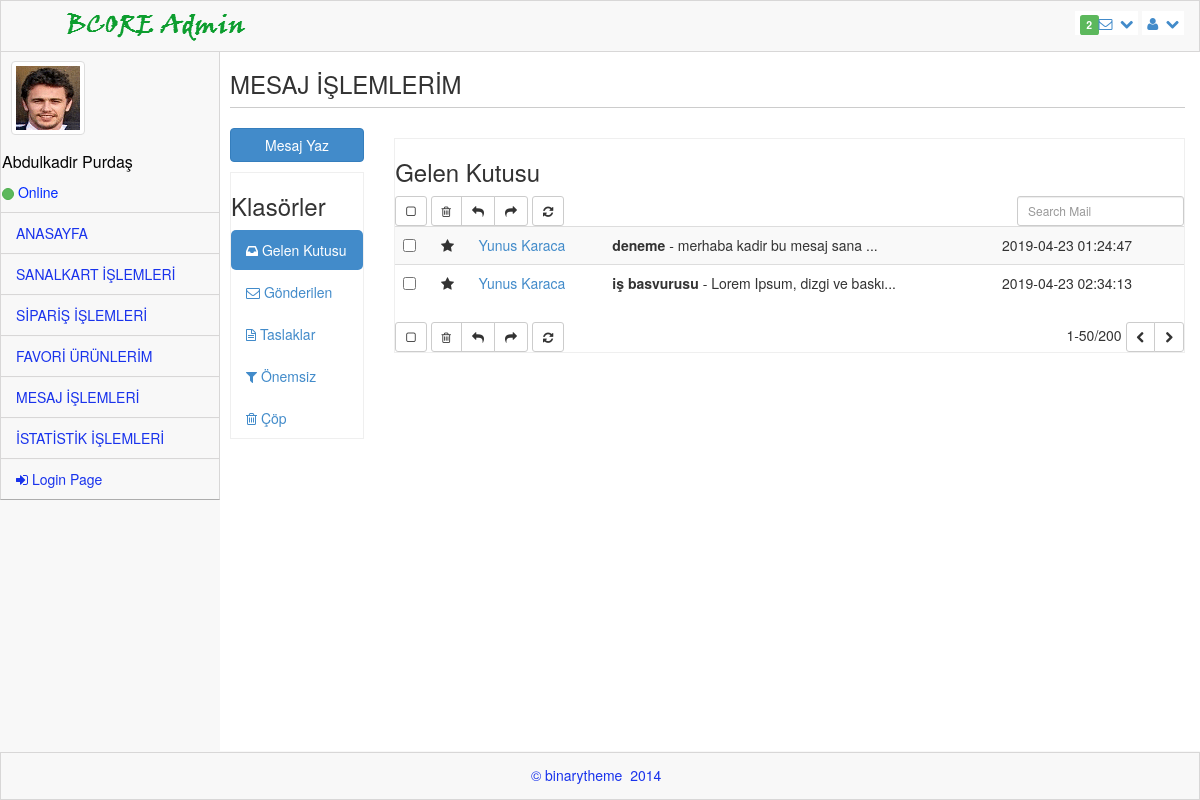
The page /admin_kullanici/kullanici_mailbox.php (signed in) on the database its author committed.
### tables this page shows
CREATE TABLE `mesaj` (
  `mesaj_id` int(11) NOT NULL,
  `mesaj_gonderen` varchar(100) NOT NULL,
  `mesaj_alici` varchar(100) NOT NULL,
  `mesaj_konu` varchar(2000) NOT NULL,
  `mesaj_icerik` varchar(250) NOT NULL,
  `mesaj_tarih` timestamp NOT NULL DEFAULT CURRENT_TIMESTAMP ON UPDATE CURRENT_TIMESTAMP,
  `mesaj_okundu` int(11) NOT NULL DEFAULT '0'
);

### admin_kullanici/kullanici_mailbox.php (the view, shortened to what this page needs)
<?php require_once("../baglan.php"); ?>
<!DOCTYPE html>
<html>
<head>
    <link rel="stylesheet" href="assets/plugins/bootstrap/css/bootstrap.css" />
    <link rel="stylesheet" href="assets/css/main.css" />
    <link rel="stylesheet" href="assets/css/theme.css" />
    <link rel="stylesheet" href="assets/css/MoneAdmin.css" />
    <link rel="stylesheet" href="assets/plugins/Font-Awesome/css/font-awesome.css" />
    <link href="assets/css/font-awesome.min.css" rel="stylesheet" type="text/css" />
    <link href="assets/css/ionicons.min.css" rel="stylesheet" type="text/css" />
    <link href="assets/plugins/iCheck/flat/blue.css" rel="stylesheet" type="text/css" />
</head>
  <body class="padTop53 " >
    <?php
        if($_SESSION){
            $eposta=$_SESSION["eposta"];
            $b=$_SESSION["id"];
        }
    ?>
    <div id="wrap">
        <div id="top">
            <nav class="navbar navbar-inverse navbar-fixed-top " style="padding-top: 10px;">
                <header class="navbar-header">
                    <a href="index.php" class="navbar-brand">
                    <img src="assets/img/logo.png" alt="" /></a>
                </header>
                <ul class="nav navbar-top-links navbar-right">
                    <li class="dropdown">
                        <a class="dropdown-toggle" data-toggle="dropdown" href="#">
                            <span class="label label-success">2</span><i class="icon-envelope-alt"></i>&nbsp; <i class="icon-chevron-down"></i>
                        </a>
                                <?php
                                $veri = $db->prepare("SELECT * FROM  mesaj where mesaj_okundu='0' and mesaj_alici='$eposta'");
                                $veri ->execute();
                                ?>
                    </li>
                    <li class="dropdown">
                        <a class="dropdown-toggle" data-toggle="dropdown" href="#">
                            <i class="icon-user "></i>&nbsp; <i class="icon-chevron-down "></i>
                        </a>
                    </li>
                </ul>
            </nav>
        </div>
       <div id="left" >
            <div class="media user-media well-small">
                <a class="user-link" href="#">
                    <img class="media-object img-thumbnail user-img" alt="User Picture" src="assets/img/user.gif" />
                </a>
                <br />
                <div class="media-body">
                    <h5 class="media-heading" style="font-weight: inherit; text-transform: capitalize; font-size: 16px;">
                        <?php
                        if($_SESSION){
                            echo $_SESSION["uye"];
                            $b=$_SESSION["eposta"];
                        }
                        ?>
                    </h5>
                    <ul class="list-unstyled user-info">
                        <li>
                             <a class="btn btn-success btn-xs btn-circle" style="width: 10px;height: 12px;"></a> Online
                        </li>
                    </ul>
                </div>
                <br />
            </div>
            <ul id="menu" class="collapse">
                <li class="panel">
                    <a href="../index_kullanici.php" data-parent="#menu" data-toggle="collapse" class="accordion-toggle" data-target="#blank-nav">
                        ANASAYFA
                    </a>
                </li>
                <li class="panel">
                    <a href="kullanici_sanalkart.php" data-parent="#menu" data-toggle="collapse" class="accordion-toggle" data-target="#blank-nav1">
                        SANALKART İŞLEMLERİ
                    </a>
                </li>
                <li class="panel">
                    <a href="kullanici_siparis.php" data-parent="#menu" data-toggle="collapse" class="accordion-toggle" data-target="#blank-nav2">
                        SİPARİŞ İŞLEMLERİ
                    </a>
                </li>
                <li class="panel">
                    <a href="kullanici_favori.php" data-parent="#menu" data-toggle="collapse" class="accordion-toggle" data-target="#blank-nav2">
                        FAVORİ ÜRÜNLERİM
                    </a>
                </li>
                <li class="panel">
                    <a href="kullanici_mailbox.php" data-parent="#menu" data-toggle="collapse" class="accordion-toggle" data-target="#blank-nav4">
                        MESAJ İŞLEMLERİ
                    </a>
                </li>
                <li class="panel">
                    <a href="kullanici_istatistik.php" data-parent="#menu" data-toggle="collapse" class="accordion-toggle" data-target="#blank-nav5">
                        İSTATİSTİK İŞLEMLERİ
                    </a>
                </li>
                <li><a href="cikis.php"><i class="icon-signin"></i> Login Page </a></li>
             </ul>
        </div>
        <div id="content">
        <div class="inner" style="min-height:700px;">
        <div class="content-wrapper">
        <section class="content-header">
          <h3>MESAJ İŞLEMLERİM</h3>
          <hr />
        </section>
        <section class="content">
          <div class="row">
            <div class="col-md-2">
              <a href="kullanici_compose.php" class="btn btn-primary btn-block margin-bottom">Mesaj Yaz</a>
              <div class="box box-solid">
                <div class="box-header with-border">
                  <h3 class="box-title">Klasörler</h3>
                </div>
                <div class="box-body no-padding">
                  <ul class="nav nav-pills nav-stacked">
                    <li class="active"><a href="kullanici_mailbox.php"><i class="fa fa-inbox"></i> Gelen Kutusu <span class="label label-primary pull-right"></span></a></li>
                    <li><a href="kullanici_send_mail.php"><i class="fa fa-envelope-o"></i> Gönderilen</a></li>
                    <li><a href="#"><i class="fa fa-file-text-o"></i> Taslaklar</a></li>
                    <li><a href="#"><i class="fa fa-filter"></i> Önemsiz <span class="label label-waring pull-right"></span></a></li>
                    <li><a href="#"><i class="fa fa-trash-o"></i> Çöp</a></li>
                  </ul>
                </div>
              </div>
            </div>
            <div class="col-md-10">
              <div class="box box-primary">
                <div class="box-header with-border">
                  <h3 class="box-title">Gelen Kutusu</h3>
                  <div class="box-tools pull-right">
                    <div class="has-feedback">
                      <input type="text" class="form-control input-sm" placeholder="Search Mail"/>
                    </div>
                  </div>
                </div>
                <div class="box-body no-padding">
                  <div class="mailbox-controls">
                    <button class="btn btn-default btn-sm checkbox-toggle"><i class="fa fa-square-o"></i></button>
                    <div class="btn-group">
                      <button class="btn btn-default btn-sm"><i class="fa fa-trash-o"></i></button>
                      <button class="btn btn-default btn-sm"><i class="fa fa-reply"></i></button>
                      <button class="btn btn-default btn-sm"><i class="fa fa-share"></i></button>
                    </div>
                    <button class="btn btn-default btn-sm"><i class="fa fa-refresh"></i></button>
                  </div>
                  <div class="table-responsive mailbox-messages">
                    <table class="table table-hover table-striped">
                        <tbody>
                        <?php
                            $veri = $db->prepare("SELECT * FROM mesaj where mesaj_alici='$b'");
                            $veri ->execute();
                                if($veri->rowCount()){
                                foreach($veri as $row){
                                    $a=$row['mesaj_id'];
                        ?>
                        <?php
                            $icerik =$row['mesaj_icerik'];
                            $uzunluk = strlen($icerik);
                            $sinir = 28;
                            if ($uzunluk > $sinir) {
                            $yazdır = substr($icerik,0,$sinir);
                            }
                        ?>
                        <tr>
                          <td><input type="checkbox" /></td>
                          <td class="mailbox-star"><i class="fa fa-star text-yellow"></i></td>
                          <td class="mailbox-name">
                            <?php echo "<a href='kullanici_read_mail.php?id=".$a."'>";?>
                            <?php echo $row['mesaj_gonderen']; ?></a>
                          </td>
                          <td class="mailbox-subject"><b><?php echo $row['mesaj_konu']; ?></b> - <?php echo $yazdır; ?>...</td>
                          <td class="mailbox-date"><?php echo $row['mesaj_tarih']; ?></td>
                        </tr>
                        <?php
                        }
                        }
                        ?>
                        </tbody>
                    </table>
                  </div>
                </div>
                <div class="box-footer no-padding">
                  <div class="mailbox-controls">
                    <button class="btn btn-default btn-sm checkbox-toggle"><i class="fa fa-square-o"></i></button>
                    <div class="btn-group">
                      <button class="btn btn-default btn-sm"><i class="fa fa-trash-o"></i></button>
                      <button class="btn btn-default btn-sm"><i class="fa fa-reply"></i></button>
                      <button class="btn btn-default btn-sm"><i class="fa fa-share"></i></button>
                    </div>
                    <button class="btn btn-default btn-sm"><i class="fa fa-refresh"></i></button>
                    <div class="pull-right">
                      1-50/200
                      <div class="btn-group">
                        <button class="btn btn-default btn-sm"><i class="fa fa-chevron-left"></i></button>
                        <button class="btn btn-default btn-sm"><i class="fa fa-chevron-right"></i></button>
                      </div>
                    </div>
                  </div>
                </div>
              </div>
            </div>
          </div>
        </section>
      </div>
      </div >
      </div>
      </div>
    <div id="footer">
        <p>&copy;  binarytheme &nbsp;2014 &nbsp;</p>
    </div>
  </body>
</html>

### admin_kullanici/assets/css/main.css (style rules this page uses)
#wrap { margin: 0 auto; }
#footer { height: 48px; background-color: #222222; }
@media (min-width: 768px) { html, body { height: 100%; } }
@media (min-width: 768px) { #wrap { height: auto !important; height: 100%; min-height: 100%; padding: 0 0 48px; margin-bottom: -48px; } }
body.padTop53 { padding-top: 75px; overflow: visible; }
@media (min-width: 802px) { body.padTop53 { padding-top: 51px; } }
#wrap:before, #top:before, .head:before, #footer:before, #wrap:after, #top:after, .head:after, #footer:after { display: table; content: " "; }
#wrap:after, #top:after, .head:after, #footer:after { clear: both; }
#wrap { background-color: #f8f8f8; }
@media (min-width: 768px) { #left { position: relative; float: left; width: 100px; } }
@media (min-width: 768px) { #content { margin-left: 100px; } }
@media (min-width: 768px) { #left { margin-bottom: -10px; } }
@media (min-width: 992px) { #left { width: 220px; } }
@media (min-width: 992px) { #content { margin-left: 220px; } }
#top .navbar { margin-bottom: 0; border:1px solid rgb(216, 215, 215); background-color:#f8f8f8; }
#top .navbar-brand { padding: 0; }
.user-media { display: none; color:#0029FF; border-right:1px solid rgb(216, 215, 215); border-left:1px solid rgb(216, 215, 215); }
@media (min-width: 768px) { .user-media { display: block; } }
@media (min-width: 768px) { .user-media .media-body { display: none; } }
@media (min-width: 768px) { .user-media .user-link { position: relative; display: block; margin-right: auto; margin-left: auto; } }
@media (min-width: 768px) { .user-media .user-link .user-img { margin: 10px auto; } }
@media (min-width: 992px) { .user-media .user-link { float: left; } }
@media (min-width: 992px) { .user-media .user-link .user-img { margin: 10px; } }
@media (min-width: 992px) { .user-media .media-body { display: block; float: left; margin-left: 1px; } }
@media (min-width: 992px) { .user-media .media-body h5.media-heading { font-size: 18px; padding-top: 8px; margin-bottom: 11px; color: #050505; font-weight: bolder; } }
#menu { position: relative; overflow: hidden; border-right:1px solid rgb(216, 215, 215); border-left:1px solid rgb(216, 215, 215); background-color:#f8f8f8; border-bottom: 1px solid rgba(0, 0, 0, 0.3); -webkit-box-shadow: 0 1px 0 rgba(255, 255, 255, 0.05); box-shadow: 0 1px 0 rgba(255, 255, 255, 0.05); }
#menu, #menu ul { padding: 0; margin: 0; list-style: none; }
@media (min-width: 768px) { #menu.collapse { display: inherit !important; } }
#menu > li { position: relative; display: block; margin: 0; border-width: 0; border-radius: 0; }
#menu > li > a { position: relative; display: block; padding: 10px 15px; color: #1933EC; border-top:1px solid rgb(216, 215, 215); }
#menu > li.panel { background-color: transparent; }
#menu li > a { text-decoration: none; }
@media (min-width: 768px) { .mini-sidebar #menu > li > a, #menu > li > a { text-align: center; } }
@media (min-width: 768px) { .mini-sidebar #menu > li > a > i, #menu > li > a > i { display: block; font-size: 20px; } }
@media (min-width: 768px) { #menu:after, .mini-sidebar #menu:after { position: absolute; top: 0; right: 0; bottom: 0; left: 0; display: block; width: 0; -webkit-box-shadow: 97px 1px 5px 2px rgba(0, 0, 0, 0.6); box-shadow: 97px 1px 5px 2px rgba(0, 0, 0, 0.6); } }
@media (min-width: 992px) { #menu > li > a { text-align: left; } }
@media (min-width: 992px) { #menu > li > a > i { display: inline; font-size: 14px; } }
@media (min-width: 992px) { #menu:after { -webkit-box-shadow: 217px 1px 5px 2px rgba(0, 0, 0, 0.6); box-shadow: 217px 1px 5px 2px rgba(0, 0, 0, 0.6); } }
#content { -webkit-transition: margin 0.4s; transition: margin 0.4s; }
.inner { position: relative; min-height: 1px; padding-right: 15px; padding-left: 10px; background: #fff; border: 0px solid #e4e4e4; min-height:1200px; }
@media (min-width: 768px) { .inner { float: left; width: 100%; } }
.inner .row { margin-right: -15px; margin-left: -15px; }
#footer { margin: 0 auto; color: #1933EC; background-color:#f8f8f8; border:1px solid rgb(216, 215, 215); }
#footer p { padding: 12px 0 0; text-align: center; }
.box { position: relative; display: block; margin: 10px auto; border: 1px solid #efefef; }
.btn-circle { width: 40px; height: 40px; padding: 8px 10px; border-radius: 500px; }
.btn-circle.btn-xs { width: 20px; height: 20px; padding: 0 5px; }
.inner hr { margin-top: 10px; border-top-color: #ccc; }

### rows shown on the page
mesaj: mesaj_gonderen "Yunus Karaca", mesaj_konu "deneme", mesaj_icerik "merhaba kadir bu mesaj sana", mesaj_tarih "2019-04-23 01:24:47"
mesaj: mesaj_gonderen "Yunus Karaca", mesaj_konu "iş basvurusu", mesaj_icerik "Lorem Ipsum, dizgi ve baskı", mesaj_tarih "2019-04-23 02:34:13"

### other values the page prints
$_SESSION["uye"] "Abdulkadir Purdaş"
